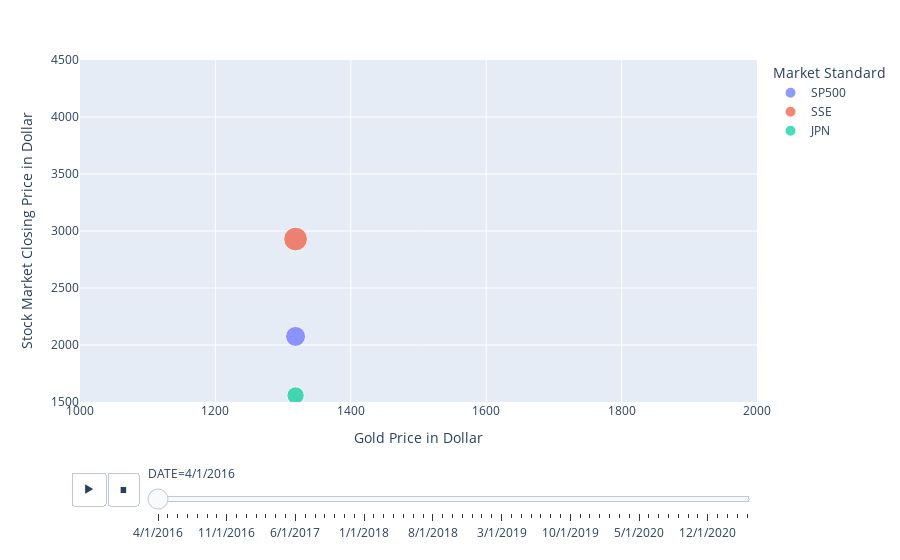

Notebook cell for this chart:
### Code cell
fig = px.scatter(SandP, x= 'GOLD', y= 'value', animation_frame="DATE", animation_group="variable",
            color="variable", size = 'value' ,  hover_name="variable", range_y= [1500, 4500], range_x=[1000, 2000],
          labels=dict(GOLD = 'Gold Price in Dollar', value = 'Stock Market Closing Price in Dollar', variable = 'Market Standard'))
fig.layout.updatemenus[0].buttons[0].args[1]['frame']['duration'] = 200
fig.show()

### Figure 1 — Plotly figure (JSON) as saved in the notebook; plotly's stock layout.template omitted (floating-point values rounded to 4 significant figures)
{"data": [{"hovertemplate": "<b>%{hovertext}</b><br><br>Market Standard=SP500<br>DATE=4/1/2016<br>Gold Price in Dollar=%{x}<br>Stock Market Closing Price in Dollar=%{marker.size}<extra></extra>", "hovertext": ["SP500"], "ids": ["SP500"], "legendgroup": "SP500", "marker": {"color": "#636efa", "size": [2076.0], "sizemode": "area", "sizeref": 10.35, "symbol": "circle"}, "mode": "markers", "name": "SP500", "orientation": "v", "showlegend": true, "type": "scatter", "x": [1318.0], "xaxis": "x", "y": [2076.0], "yaxis": "y"}, {"hovertemplate": "<b>%{hovertext}</b><br><br>Market Standard=SSE<br>DATE=4/1/2016<br>Gold Price in Dollar=%{x}<br>Stock Market Closing Price in Dollar=%{marker.size}<extra></extra>", "hovertext": ["SSE"], "ids": ["SSE"], "legendgroup": "SSE", "marker": {"color": "#EF553B", "size": [2930.0], "sizemode": "area", "sizeref": 10.35, "symbol": "circle"}, "mode": "markers", "name": "SSE", "orientation": "v", "showlegend": true, "type": "scatter", "x": [1318.0], "xaxis": "x", "y": [2930.0], "yaxis": "y"}, {"hovertemplate": "<b>%{hovertext}</b><br><br>Market Standard=JPN<br>DATE=4/1/2016<br>Gold Price in Dollar=%{x}<br>Stock Market Closing Price in Dollar=%{marker.size}<extra></extra>", "hovertext": ["JPN"], "ids": ["JPN"], "legendgroup": "JPN", "marker": {"color": "#00cc96", "size": [1558.0], "sizemode": "area", "sizeref": 10.35, "symbol": "circle"}, "mode": "markers", "name": "JPN", "orientation": "v", "showlegend": true, "type": "scatter", "x": [1318.0], "xaxis": "x", "y": [1558.0], "yaxis": "y"}], "layout": {"legend": {"itemsizing": "constant", "title": {"text": "Market Standard"}, "tracegroupgap": 0}, "margin": {"t": 60}, "sliders": [{"active": 0, "currentvalue": {"prefix": "DATE="}, "len": 0.9, "pad": {"b": 10, "t": 60}, "steps": [{"args": [["4/1/2016"], {"frame": {"duration": 0, "redraw": false}, "fromcurrent": true, "mode": "immediate", "transition": {"duration": 0, "easing": "linear"}}], "label": "4/1/2016", "method": "animate"}, {"args": [["5/1/2016"], {"frame": {"duration": 0, "redraw": false}, "fromcurrent": true, "mode": "immediate", "transition": {"duration": 0, "easing": "linear"}}], "label": "5/1/2016", "method": "animate"}, {"args": [["6/1/2016"], {"frame": {"duration": 0, "redraw": false}, "fromcurrent": true, "mode": "immediate", "transition": {"duration": 0, "easing": "linear"}}], "label": "6/1/2016", "method": "animate"}, {"args": [["7/1/2016"], {"frame": {"duration": 0, "redraw": false}, "fromcurrent": true, "mode": "immediate", "transition": {"duration": 0, "easing": "linear"}}], "label": "7/1/2016", "method": "animate"}, {"args": [["8/1/2016"], {"frame": {"duration": 0, "redraw": false}, "fromcurrent": true, "mode": "immediate", "transition": {"duration": 0, "easing": "linear"}}], "label": "8/1/2016", "method": "animate"}, {"args": [["9/1/2016"], {"frame": {"duration": 0, "redraw": false}, "fromcurrent": true, "mode": "immediate", "transition": {"duration": 0, "easing": "linear"}}], "label": "9/1/2016", "method": "animate"}, {"args": [["10/1/2016"], {"frame": {"duration": 0, "redraw": false}, "fromcurrent": true, "mode": "immediate", "transition": {"duration": 0, "easing": "linear"}}], "label": "10/1/2016", "method": "animate"}, {"args": [["11/1/2016"], {"frame": {"duration": 0, "redraw": false}, "fromcurrent": true, "mode": "immediate", "transition": {"duration": 0, "easing": "linear"}}], "label": "11/1/2016", "method": "animate"}, {"args": [["12/1/2016"], {"frame": {"duration": 0, "redraw": false}, "fromcurrent": true, "mode": "immediate", "transition": {"duration": 0, "easing": "linear"}}], "label": "12/1/2016", "method": "animate"}, {"args": [["1/1/2017"], {"frame": {"duration": 0, "redraw": false}, "fromcurrent": true, "mode": "immediate", "transition": {"duration": 0, "easing": "linear"}}], "label": "1/1/2017", "method": "animate"}, {"args": [["2/1/2017"], {"frame": {"duration": 0, "redraw": false}, "fromcurrent": true, "mode": "immediate", "transition": {"duration": 0, "easing": "linear"}}], "label": "2/1/2017", "method": "animate"}, {"args": [["3/1/2017"], {"frame": {"duration": 0, "redraw": false}, "fromcurrent": true, "mode": "immediate", "transition": {"duration": 0, "easing": "linear"}}], "label": "3/1/2017", "method": "animate"}, {"args": [["4/1/2017"], {"frame": {"duration": 0, "redraw": false}, "fromcurrent": true, "mode": "immediate", "transition": {"duration": 0, "easing": "linear"}}], "label": "4/1/2017", "method": "animate"}, {"args": [["5/1/2017"], {"frame": {"duration": 0, "redraw": false}, "fromcurrent": true, "mode": "immediate", "transition": {"duration": 0, "easing": "linear"}}], "label": "5/1/2017", "method": "animate"}, {"args": [["6/1/2017"], {"frame": {"duration": 0, "redraw": false}, "fromcurrent": true, "mode": "immediate", "transition": {"duration": 0, "easing": "linear"}}], "label": "6/1/2017", "method": "animate"}, {"args": [["7/1/2017"], {"frame": {"duration": 0, "redraw": false}, "fromcurrent": true, "mode": "immediate", "transition": {"duration": 0, "easing": "linear"}}], "label": "7/1/2017", "method": "animate"}, {"args": [["8/1/2017"], {"frame": {"duration": 0, "redraw": false}, "fromcurrent": true, "mode": "immediate", "transition": {"duration": 0, "easing": "linear"}}], "label": "8/1/2017", "method": "animate"}, {"args": [["9/1/2017"], {"frame": {"duration": 0, "redraw": false}, "fromcurrent": true, "mode": "immediate", "transition": {"duration": 0, "easing": "linear"}}], "label": "9/1/2017", "method": "animate"}, {"args": [["10/1/2017"], {"frame": {"duration": 0, "redraw": false}, "fromcurrent": true, "mode": "immediate", "transition": {"duration": 0, "easing": "linear"}}], "label": "10/1/2017", "method": "animate"}, {"args": [["11/1/2017"], {"frame": {"duration": 0, "redraw": false}, "fromcurrent": true, "mode": "immediate", "transition": {"duration": 0, "easing": "linear"}}], "label": "11/1/2017", "method": "animate"}, {"args": [["12/1/2017"], {"frame": {"duration": 0, "redraw": false}, "fromcurrent": true, "mode": "immediate", "transition": {"duration": 0, "easing": "linear"}}], "label": "12/1/2017", "method": "animate"}, {"args": [["1/1/2018"], {"frame": {"duration": 0, "redraw": false}, "fromcurrent": true, "mode": "immediate", "transition": {"duration": 0, "easing": "linear"}}], "label": "1/1/2018", "method": "animate"}, {"args": [["2/1/2018"], {"frame": {"duration": 0, "redraw": false}, "fromcurrent": true, "mode": "immediate", "transition": {"duration": 0, "easing": "linear"}}], "label": "2/1/2018", "method": "animate"}, {"args": [["3/1/2018"], {"frame": {"duration": 0, "redraw": false}, "fromcurrent": true, "mode": "immediate", "transition": {"duration": 0, "easing": "linear"}}], "label": "3/1/2018", "method": "animate"}, {"args": [["4/1/2018"], {"frame": {"duration": 0, "redraw": false}, "fromcurrent": true, "mode": "immediate", "transition": {"duration": 0, "easing": "linear"}}], "label": "4/1/2018", "method": "animate"}, {"args": [["5/1/2018"], {"frame": {"duration": 0, "redraw": false}, "fromcurrent": true, "mode": "immediate", "transition": {"duration": 0, "easing": "linear"}}], "label": "5/1/2018", "method": "animate"}, {"args": [["6/1/2018"], {"frame": {"duration": 0, "redraw": false}, "fromcurrent": true, "mode": "immediate", "transition": {"duration": 0, "easing": "linear"}}], "label": "6/1/2018", "method": "animate"}, {"args": [["7/1/2018"], {"frame": {"duration": 0, "redraw": false}, "fromcurrent": true, "mode": "immediate", "transition": {"duration": 0, "easing": "linear"}}], "label": "7/1/2018", "method": "animate"}, {"args": [["8/1/2018"], {"frame": {"duration": 0, "redraw": false}, "fromcurrent": true, "mode": "immediate", "transition": {"duration": 0, "easing": "linear"}}], "label": "8/1/2018", "method": "animate"}, {"args": [["9/1/2018"], {"frame": {"duration": 0, "redraw": false}, "fromcurrent": true, "mode": "immediate", "transition": {"duration": 0, "easing": "linear"}}], "label": "9/1/2018", "method": "animate"}, {"args": [["10/1/2018"], {"frame": {"duration": 0, "redraw": false}, "fromcurrent": true, "mode": "immediate", "transition": {"duration": 0, "easing": "linear"}}], "label": "10/1/2018", "method": "animate"}, {"args": [["11/1/2018"], {"frame": {"duration": 0, "redraw": false}, "fromcurrent": true, "mode": "immediate", "transition": {"duration": 0, "easing": "linear"}}], "label": "11/1/2018", "method": "animate"}, {"args": [["12/1/2018"], {"frame": {"duration": 0, "redraw": false}, "fromcurrent": true, "mode": "immediate", "transition": {"duration": 0, "easing": "linear"}}], "label": "12/1/2018", "method": "animate"}, {"args": [["1/1/2019"], {"frame": {"duration": 0, "redraw": false}, "fromcurrent": true, "mode": "immediate", "transition": {"duration": 0, "easing": "linear"}}], "label": "1/1/2019", "method": "animate"}, {"args": [["2/1/2019"], {"frame": {"duration": 0, "redraw": false}, "fromcurrent": true, "mode": "immediate", "transition": {"duration": 0, "easing": "linear"}}], "label": "2/1/2019", "method": "animate"}, {"args": [["3/1/2019"], {"frame": {"duration": 0, "redraw": false}, "fromcurrent": true, "mode": "immediate", "transition": {"duration": 0, "easing": "linear"}}], "label": "3/1/2019", "method": "animate"}, {"args": [["4/1/2019"], {"frame": {"duration": 0, "redraw": false}, "fromcurrent": true, "mode": "immediate", "transition": {"duration": 0, "easing": "linear"}}], "label": "4/1/2019", "method": "animate"}, {"args": [["5/1/2019"], {"frame": {"duration": 0, "redraw": false}, "fromcurrent": true, "mode": "immediate", "transition": {"duration": 0, "easing": "linear"}}], "label": "5/1/2019", "method": "animate"}, {"args": [["6/1/2019"], {"frame": {"duration": 0, "redraw": false}, "fromcurrent": true, "mode": "immediate", "transition": {"duration": 0, "easing": "linear"}}], "label": "6/1/2019", "method": "animate"}, {"args": [["7/1/2019"], {"frame": {"duration": 0, "redraw": false}, "fromcurrent": true, "mode": "immediate", "transition": {"duration": 0, "easing": "linear"}}], "label": "7/1/2019", "method": "animate"}, {"args": [["8/1/2019"], {"frame": {"duration": 0, "redraw": false}, "fromcurrent": true, "mode": "immediate", "transition": {"duration": 0, "easing": "linear"}}], "label": "8/1/2019", "method": "animate"}, {"args": [["9/1/2019"], {"frame": {"duration": 0, "redraw": false}, "fromcurrent": true, "mode": "immediate", "transition": {"duration": 0, "easing": "linear"}}], "label": "9/1/2019", "method": "animate"}, {"args": [["10/1/2019"], {"frame": {"duration": 0, "redraw": false}, "fromcurrent": true, "mode": "immediate", "transition": {"duration": 0, "easing": "linear"}}], "label": "10/1/2019", "method": "animate"}, {"args": [["11/1/2019"], {"frame": {"duration": 0, "redraw": false}, "fromcurrent": true, "mode": "immediate", "transition": {"duration": 0, "easing": "linear"}}], "label": "11/1/2019", "method": "animate"}, {"args": [["12/1/2019"], {"frame": {"duration": 0, "redraw": false}, "fromcurrent": true, "mode": "immediate", "transition": {"duration": 0, "easing": "linear"}}], "label": "12/1/2019", "method": "animate"}, {"args": [["1/1/2020"], {"frame": {"duration": 0, "redraw": false}, "fromcurrent": true, "mode": "immediate", "transition": {"duration": 0, "easing": "linear"}}], "label": "1/1/2020", "method": "animate"}, {"args": [["2/1/2020"], {"frame": {"duration": 0, "redraw": false}, "fromcurrent": true, "mode": "immediate", "transition": {"duration": 0, "easing": "linear"}}], "label": "2/1/2020", "method": "animate"}, {"args": [["3/1/2020"], {"frame": {"duration": 0, "redraw": false}, "fromcurrent": true, "mode": "immediate", "transition": {"duration": 0, "easing": "linear"}}], "label": "3/1/2020", "method": "animate"}, {"args": [["4/1/2020"], {"frame": {"duration": 0, "redraw": false}, "fromcurrent": true, "mode": "immediate", "transition": {"duration": 0, "easing": "linear"}}], "label": "4/1/2020", "method": "animate"}, {"args": [["5/1/2020"], {"frame": {"duration": 0, "redraw": false}, "fromcurrent": true, "mode": "immediate", "transition": {"duration": 0, "easing": "linear"}}], "label": "5/1/2020", "method": "animate"}, {"args": [["6/1/2020"], {"frame": {"duration": 0, "redraw": false}, "fromcurrent": true, "mode": "immediate", "transition": {"duration": 0, "easing": "linear"}}], "label": "6/1/2020", "method": "animate"}, {"args": [["7/1/2020"], {"frame": {"duration": 0, "redraw": false}, "fromcurrent": true, "mode": "immediate", "transition": {"duration": 0, "easing": "linear"}}], "label": "7/1/2020", "method": "animate"}, {"args": [["8/1/2020"], {"frame": {"duration": 0, "redraw": false}, "fromcurrent": true, "mode": "immediate", "transition": {"duration": 0, "easing": "linear"}}], "label": "8/1/2020", "method": "animate"}, {"args": [["9/1/2020"], {"frame": {"duration": 0, "redraw": false}, "fromcurrent": true, "mode": "immediate", "transition": {"duration": 0, "easing": "linear"}}], "label": "9/1/2020", "method": "animate"}, {"args": [["10/1/2020"], {"frame": {"duration": 0, "redraw": false}, "fromcurrent": true, "mode": "immediate", "transition": {"duration": 0, "easing": "linear"}}], "label": "10/1/2020", "method": "animate"}, {"args": [["11/1/2020"], {"frame": {"duration": 0, "redraw": false}, "fromcurrent": true, "mode": "immediate", "transition": {"duration": 0, "easing": "linear"}}], "label": "11/1/2020", "method": "animate"}, {"args": [["12/1/2020"], {"frame": {"duration": 0, "redraw": false}, "fromcurrent": true, "mode": "immediate", "transition": {"duration": 0, "easing": "linear"}}], "label": "12/1/2020", "method": "animate"}, {"args": [["1/1/2021"], {"frame": {"duration": 0, "redraw": false}, "fromcurrent": true, "mode": "immediate", "transition": {"duration": 0, "easing": "linear"}}], "label": "1/1/2021", "method": "animate"}, {"args": [["2/1/2021"], {"frame": {"duration": 0, "redraw": false}, "fromcurrent": true, "mode": "immediate", "transition": {"duration": 0, "easing": "linear"}}], "label": "2/1/2021", "method": "animate"}, {"args": [["3/1/2021"], {"frame": {"duration": 0, "redraw": false}, "fromcurrent": true, "mode": "immediate", "transition": {"duration": 0, "easing": "linear"}}], "label": "3/1/2021", "method": "animate"}, {"args": [["4/1/2021"], {"frame": {"duration": 0, "redraw": false}, "fromcurrent": true, "mode": "immediate", "transition": {"duration": 0, "easing": "linear"}}], "label": "4/1/2021", "method": "animate"}], "x": 0.1, "xanchor": "left", "y": 0, "yanchor": "top"}], "updatemenus": [{"buttons": [{"args": [null, {"frame": {"duration": 200, "redraw": false}, "fromcurrent": true, "mode": "immediate", "transition": {"duration": 500, "easing": "linear"}}], "label": "&#9654;", "method": "animate"}, {"args": [[null], {"frame": {"duration": 0, "redraw": false}, "fromcurrent": true, "mode": "immediate", "transition": {"duration": 0, "easing": "linear"}}], "label": "&#9724;", "method": "animate"}], "direction": "left", "pad": {"r": 10, "t": 70}, "showactive": false, "type": "buttons", "x": 0.1, "xanchor": "right", "y": 0, "yanchor": "top"}], "xaxis": {"anchor": "y", "domain": [0, 1], "range": [1000, 2000], "title": {"text": "Gold Price in Dollar"}}, "yaxis": {"anchor": "x", "domain": [0, 1], "range": [1500, 4500], "title": {"text": "Stock Market Closing Price in Dollar"}}}}
